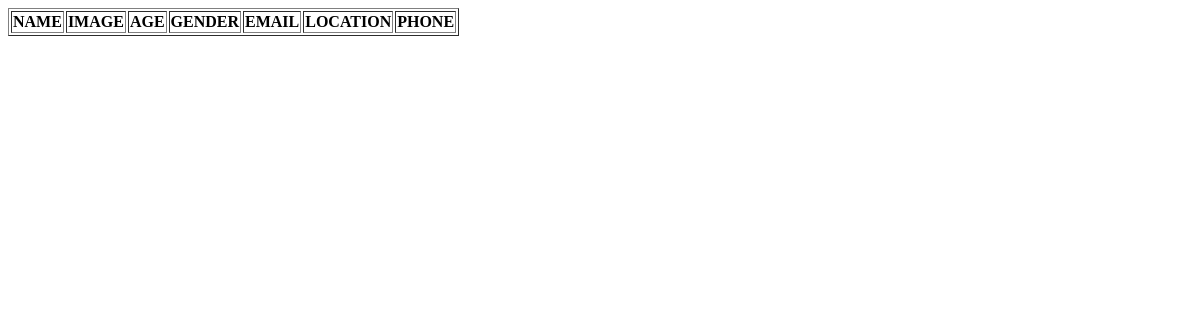
/user, run on an earlier commit of the app's database.
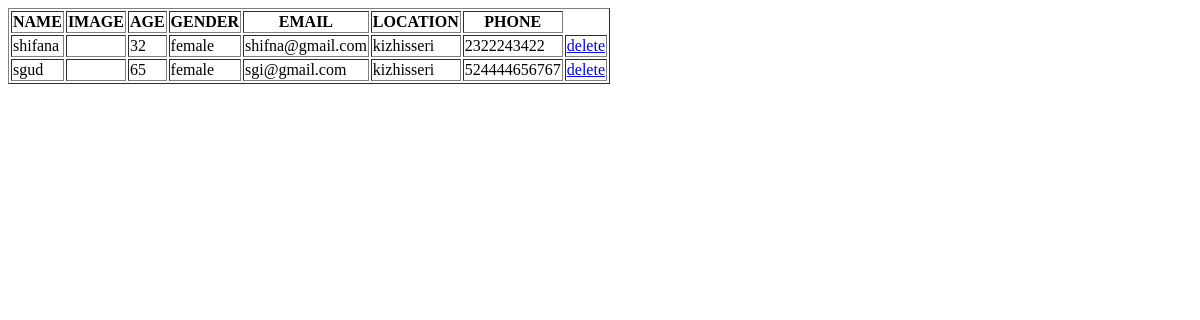
And on a later commit of the database.
### road_potholeapp/models.py (models this page shows)
class Usertable(models.Model):
    name=models.CharField(max_length=200, null=True, blank=True)
    image=models.FileField(max_length=200, null=True, blank=True)
    age=models.IntegerField(null=True, blank=True)
    gender=models.CharField(max_length=200, null=True, blank=True)
    email=models.CharField(max_length=200, null=True, blank=True)
    location=models.CharField(max_length=200, null=True, blank=True)
    phone=models.BigIntegerField(null=True, blank=True)
    login=models.ForeignKey(Logintable, on_delete=models.CASCADE, null=True, blank=True)

### road_potholeapp/views.py (the view)
# urls.py: path('user',UserView.as_view(),name='user'),
class UserView(View):
    def get(self,request):
        obj = Usertable.objects.all()
        return render(request, 'USER.HTML', {'val': obj})

### templates/USER.HTML (shortened to what this page needs)
<html>
    <!DOCTYPE html>
<html lang="en">
<head>
</head>
<body>
    <table border="1">
        <tr>
            <th>NAME</th>
            <th>IMAGE</th>
            <th>AGE</th>
            <th>GENDER</th>
            <th>EMAIL</th>
            <th>LOCATION</th>
        <TH>PHONE</TH>
        </tr>
        {% for i in val %}
        <tr>
            <td>{{ i.name }}</td>
            <td></td>
            <td>{{i.age }}</td>
            <td>{{i.gender}}</td>
            <td>{{i.email}}</td>
            <td>{{i.location}}</td>
            <td>{{i.phone}}</td>
           <td><a href="DeleteUser/{{i.login.id}}">delete</a></td>
        </tr>
        {% endfor %}
    </table>
</body>
</html>

What changed in the data, as far as the page shows it:
added Usertable: name "shifana", age "32", gender "female", email "shifna@gmail.com", location "kizhisseri", phone "2322243422"
added Usertable: name "sgud", age "65", gender "female", email "sgi@gmail.com", location "kizhisseri", phone "524444656767"
